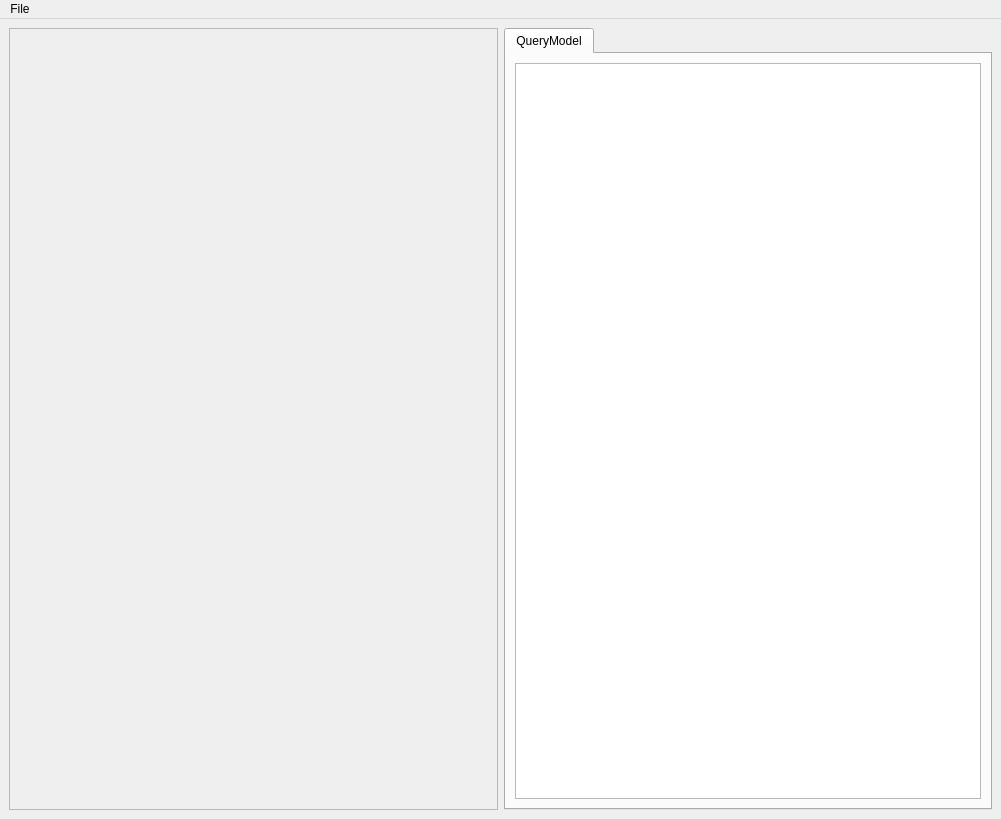
<?xml version="1.0" encoding="UTF-8"?>
<ui version="4.0">
 <class>Test14Window</class>
 <widget class="QMainWindow" name="Test14Window">
  <property name="geometry">
   <rect>
    <x>0</x>
    <y>0</y>
    <width>1001</width>
    <height>819</height>
   </rect>
  </property>
  <property name="windowTitle">
   <string>Test14 Window</string>
  </property>
  <widget class="QWidget" name="centralwidget">
   <property name="minimumSize">
    <size>
     <width>0</width>
     <height>600</height>
    </size>
   </property>
   <layout class="QHBoxLayout" name="horizontalLayout">
    <item>
     <widget class="QSplitter" name="splitter">
      <property name="orientation">
       <enum>Qt::Horizontal</enum>
      </property>
      <widget class="toSqlText" name="xdotText">
       <property name="frameShape">
        <enum>QFrame::StyledPanel</enum>
       </property>
       <property name="frameShadow">
        <enum>QFrame::Raised</enum>
       </property>
      </widget>
     </widget>
    </item>
    <item>
     <widget class="QTabWidget" name="tabWidget">
      <property name="currentIndex">
       <number>0</number>
      </property>
      <widget class="QWidget" name="tab_2">
       <attribute name="title">
        <string>QueryModel</string>
       </attribute>
       <layout class="QHBoxLayout" name="horizontalLayout_3">
        <item>
         <widget class="DotGraphView" name="queryView"/>
        </item>
       </layout>
      </widget>
     </widget>
    </item>
   </layout>
  </widget>
  <widget class="QMenuBar" name="menubar">
   <property name="geometry">
    <rect>
     <x>0</x>
     <y>0</y>
     <width>1001</width>
     <height>21</height>
    </rect>
   </property>
   <widget class="QMenu" name="menuFile">
    <property name="title">
     <string>File</string>
    </property>
    <addaction name="actionOpen"/>
    <addaction name="separator"/>
    <addaction name="actionQuit"/>
   </widget>
   <addaction name="menuFile"/>
  </widget>
  <action name="actionLoad_Old">
   <property name="text">
    <string>Load Old</string>
   </property>
  </action>
  <action name="actionOpen">
   <property name="text">
    <string>Open</string>
   </property>
  </action>
  <action name="actionQuit">
   <property name="text">
    <string>Quit</string>
   </property>
  </action>
 </widget>
 <customwidgets>
  <customwidget>
   <class>toSqlText</class>
   <extends>QFrame</extends>
   <header>editor/tosqltext.h</header>
   <container>1</container>
  </customwidget>
  <customwidget>
   <class>DotGraphView</class>
   <extends>QGraphicsView</extends>
   <header>dotgraphview.h</header>
  </customwidget>
 </customwidgets>
 <resources/>
 <connections/>
</ui>
